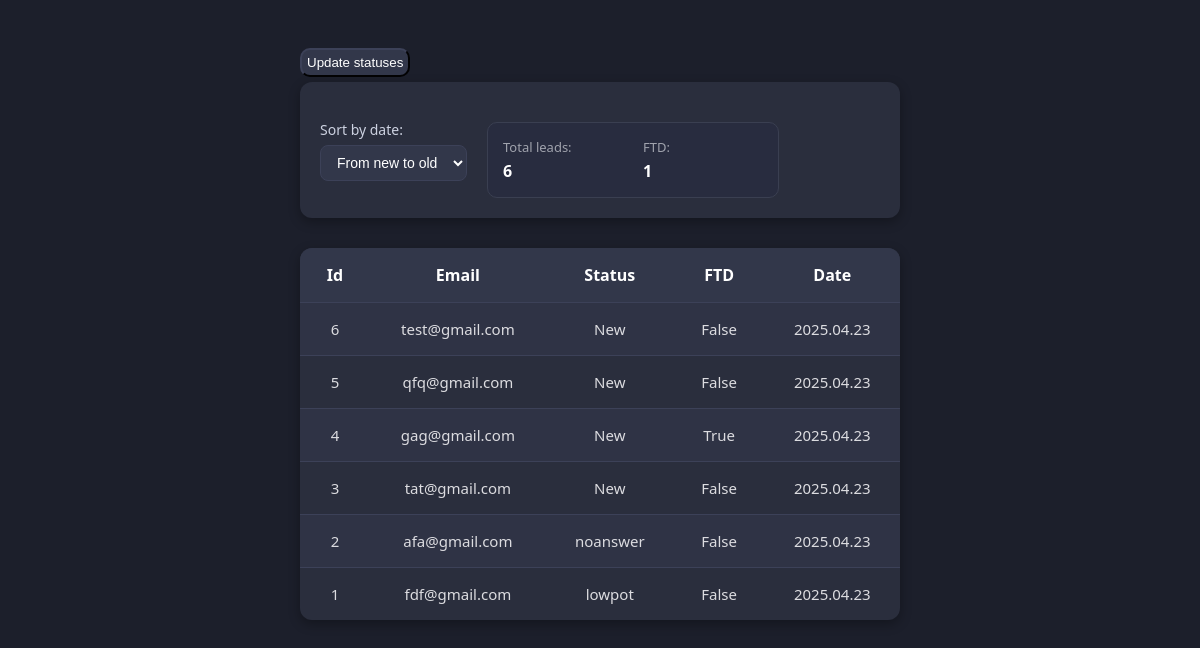
/statuses, run on the app's committed database.
### db/base.py (models this page shows)
class LeadData(Base):
    __tablename__ = "leads_data"
    id = Column(Integer, primary_key=True, index=True)
    first_name = Column(String(100), index=True)
    last_name = Column(String(100), index=True)
    email = Column(Text, unique=True, index=True)
    phone = Column(String(100), index=True)
    ip = Column(Text, index=True, nullable=False)
    password = Column(String, default='qwerty12')
    landing_url = Column(Text, index=True)
    create_at = Column(DateTime, index=True, default=datetime.now)
    status = Column(JSONEncodedList, index=True, default=['New'])
    ftd = Column(Boolean, index=True, default=False)

### main.py (the view)
@app.get('/statuses', response_class=HTMLResponse)
async def leads_statuses(request: Request, db: Session = Depends(get_db), sort: str = "desc"):
    sort_order = asc(LeadData.create_at) if sort == 'asc' else desc(LeadData.create_at)
    leads = db.query(LeadData).order_by(sort_order).all()
    count_leads = db.query(LeadData).count()
    ftd_count = db.query(LeadData).filter(LeadData.ftd == 1).count()
    return templates.TemplateResponse(request=request, name='statuses.html', context={'leads': leads,
                                                                                      'sort': sort,
                                                                                      'ftd': ftd_count,
                                                                                      'count_leads': count_leads})

### templates/statuses.html (shortened to what this page needs)
<!DOCTYPE html>
<html lang="en">
<head>
    <link rel="stylesheet" href="../assets/css/statuses.css">
</head>
<body>
    <div class="container">
                <button id="update-statuses">Update statuses</button>
        <div class="table-content">
            <div class="filter">
                <form class="filter-group" method="get" action="/statuses">
                    <label for="sort-date">Sort by date:</label>
                    <select id="sort-date" name="sort" onchange="this.form.submit()">
                            <option value="desc"  {% if sort == "desc" %}selected{% endif %}>From new to old</option>
                    </select>
                </form>
                <div class="stats-summary">
                    <div class="stat-item">
                        <span class="label">Total leads:</span>
                        <span class="value">{{ count_leads }}</span>
                    </div>
                    <div class="stat-item">
                        <span class="label">FTD:</span>
                        <span class="value">{{ ftd }}</span>
                    </div>
                </div>
            </div>
            <table>
                <tr>
                    <th>Id</th>
                    <th>Email</th>
                    <th>Status</th>
                    <th>FTD</th>
                    <th>Date</th>
                </tr>
                {% for lead in leads %}
                <tr>
                    <td>{{ lead.id }}</td>
                    <td>{{ lead.email }}</td>
                    <td>{{ lead.status[-1] }}</td>
                    <td>{{ lead.ftd }}</td>
                    {% set parts = lead.create_at|split() %}
                    <td>{{ parts[0]|replace("-") }}</td>
                </tr>
                {% endfor %}
            </table>
        </div>
    </div>
</body>
</html>

### assets/css/statuses.css (style rules this page uses)
body { background-color: #1c1f2b; color: #ffffff; font-family: 'Segoe UI', Tahoma, Geneva, Verdana, sans-serif; display: flex; justify-content: center; align-items: center; padding: 40px; }
table { border-collapse: separate; border-spacing: 0; background-color: #2a2e3d; border-radius: 12px; overflow: hidden; box-shadow: 0 4px 12px rgba(0, 0, 0, 0.3); min-width: 600px; width: fit-content; }
th, td { padding: 16px 24px; text-align: center; }
th { background-color: #32374a; color: #ffffff; font-size: 16px; font-weight: 600; border-bottom: 1px solid #3c4158; }
td { font-size: 15px; color: #dcdce0; border-bottom: 1px solid #3c4158; }
tr:last-child td { border-bottom: none; }
tr:nth-child(even) td { background-color: #2f3345; }
.filter { background-color: #2a2e3d; padding: 20px; border-radius: 12px; display: flex; gap: 20px; align-items: center; flex-wrap: wrap; margin-bottom: 30px; box-shadow: 0 4px 12px rgba(0, 0, 0, 0.3); }
.filter-group { display: flex; flex-direction: column; color: #fff; }
.filter-group label { margin-bottom: 6px; font-size: 14px; color: #cdd2e1; }
.stats-summary { display: flex; flex-wrap: wrap; gap: 20px; margin-top: 20px; padding: 15px; background-color: #282c3f; border-radius: 10px; border: 1px solid #3a3f51; }
.stat-item { display: flex; flex-direction: column; align-items: flex-start; min-width: 120px; color: #fff; }
.stat-item .label { font-size: 13px; color: #a0a3ad; margin-bottom: 4px; }
.stat-item .value { font-size: 16px; font-weight: bold; color: #ffffff; }
#sort-date { background-color: #32374a; color: #ffffff; border: 1px solid #3c4158; border-radius: 8px; padding: 8px 12px; font-size: 14px; outline: none; }

### templates/statuses.html (style rules this page uses)
button { background-color: #32374a; color: #ffffff; margin-bottom: 5px; padding: 5px; border-radius: 10px; border-color: #3c4158; }

### data on the page
LeadData: id "6", email "test@gmail.com", status "New", ftd "False", parts "2025.04.23"
LeadData: id "5", email "qfq@gmail.com", status "New", ftd "False", parts "2025.04.23"
LeadData: id "4", email "gag@gmail.com", status "New", ftd "True", parts "2025.04.23"
LeadData: id "3", email "tat@gmail.com", status "New", ftd "False", parts "2025.04.23"
LeadData: id "2", email "afa@gmail.com", status "noanswer", ftd "False", parts "2025.04.23"
LeadData: id "1", email "fdf@gmail.com", status "lowpot", ftd "False", parts "2025.04.23"

### other printed values
{{ count_leads }} "6"
{{ ftd }} "1"
